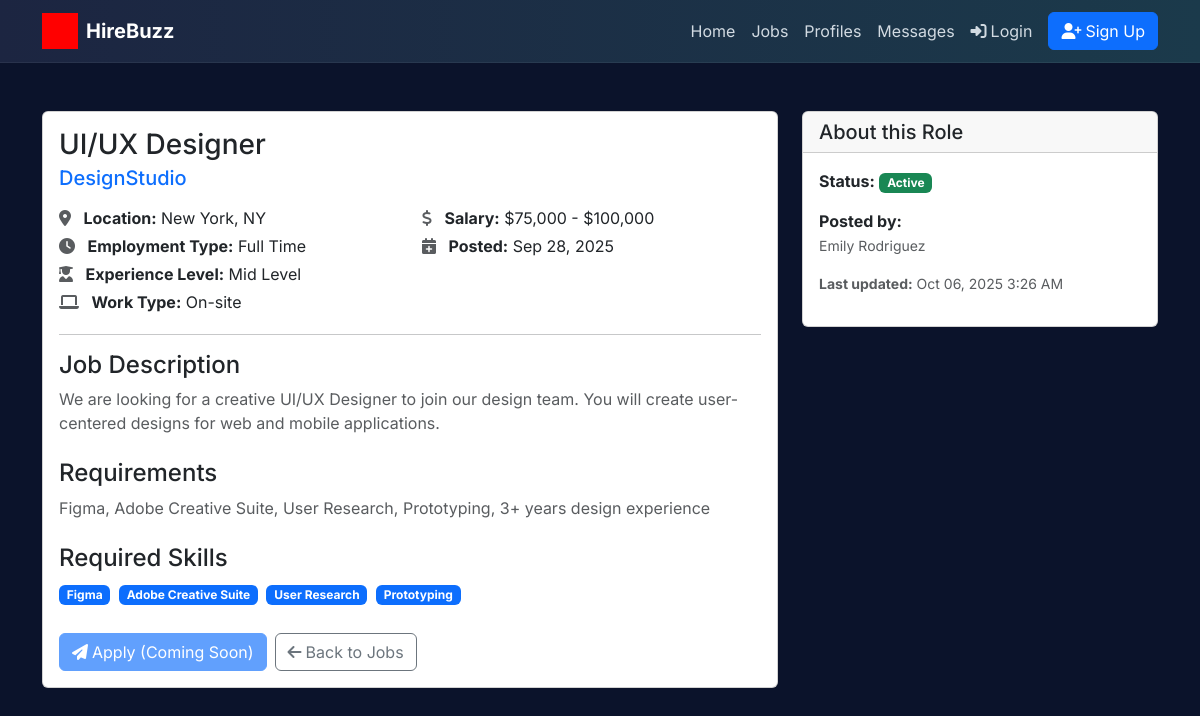
The page /jobs/6/ on the database its author committed.
### jobs/models.py (models this page shows, shortened)
class Job(models.Model):
    EMPLOYMENT_TYPE_CHOICES = [
        ('full_time', 'Full Time'),
        ('part_time', 'Part Time'),
        ('contract', 'Contract'),
        ('internship', 'Internship'),
        ('temporary', 'Temporary'),
    ]
    EXPERIENCE_LEVEL_CHOICES = [
        ('entry', 'Entry Level'),
        ('mid', 'Mid Level'),
        ('senior', 'Senior Level'),
        ('executive', 'Executive'),
    ]
    STATUS_CHOICES = [
        ('active', 'Active'),
        ('paused', 'Paused'),
        ('closed', 'Closed'),
    ]
    WORK_TYPE_CHOICES = [
        ('on_site', 'On-site'),
        ('remote', 'Remote'),
        ('hybrid', 'Hybrid'),
    ]
    title = models.CharField(
        max_length=200,
        help_text="Job title (e.g., 'Senior Software Engineer')"
    )
    company = models.CharField(
        max_length=200,
        help_text="Company name"
    )
    location = models.CharField(
        max_length=100,
        help_text="Job location (e.g., 'Atlanta, GA' or 'Remote')"
    )
    latitude = models.DecimalField(
        max_digits=9,
        decimal_places=6,
        null=True,
        blank=True,
        help_text="Latitude coordinate for mapping"
    )
    longitude = models.DecimalField(
        max_digits=9,
        decimal_places=6,
        null=True,
        blank=True,
        help_text="Longitude coordinate for mapping"
    )
    employment_type = models.CharField(
        max_length=20,
        choices=EMPLOYMENT_TYPE_CHOICES,
        default='full_time'
    )
    experience_level = models.CharField(
        max_length=20,
        choices=EXPERIENCE_LEVEL_CHOICES,
        default='mid'
    )
    work_type = models.CharField(
        max_length=20,
        choices=WORK_TYPE_CHOICES,
        default='on_site',
        help_text="Work arrangement (on-site, remote, or hybrid)"
    )
    skills_required = models.TextField(
        blank=True,
        help_text="Comma-separated list of required skills (e.g., Python, Django, React)"
    )
    visa_sponsorship = models.BooleanField(
        default=False,
        help_text="Does this position offer visa sponsorship?"
    )
    description = models.TextField(
        help_text="Detailed job description including responsibilities and requirements"
    )
    requirements = models.TextField(
        help_text="Required skills, experience, and qualifications"
    )
    benefits = models.TextField(
        blank=True,
        help_text="Benefits and perks offered (optional)"
    )
    salary_min = models.DecimalField(
        max_digits=10,
        decimal_places=2,
        null=True,
        blank=True,
        help_text="Minimum salary (optional)"
    )
    salary_max = models.DecimalField(
        max_digits=10,
        decimal_places=2,
        null=True,
        blank=True,
        help_text="Maximum salary (optional)"
    )
    recruiter = models.ForeignKey(
        User,
        on_delete=models.CASCADE,
        related_name='posted_jobs'
    )
    status = models.CharField(
        max_length=20,
        choices=STATUS_CHOICES,
        default='active'
    )
    application_deadline = models.DateField(
        null=True,
        blank=True,
        help_text="Application deadline (optional)"
    )
    external_url = models.URLField(
        blank=True,
        help_text="External application URL (optional)"
    )
    created_at = models.DateTimeField(auto_now_add=True)
    updated_at = models.DateTimeField(auto_now=True)
    class Meta:
        ordering = ['-created_at']
    def has_salary_range(self):
        return self.salary_min is not None or self.salary_max is not None
    def get_salary_display(self):
        if self.salary_min and self.salary_max:
            return f"${self.salary_min:,.0f} - ${self.salary_max:,.0f}"
        elif self.salary_min:
            return f"${self.salary_min:,.0f}+"
        elif self.salary_max:
            return f"Up to ${self.salary_max:,.0f}"
        return "Salary not specified"
    def get_skills_list(self):
        if self.skills_required:
            return [skill.strip() for skill in self.skills_required.split(',') if skill.strip()]
        return []

### jobs/views.py (the view)
# urls.py: path('<int:pk>/', views.detail, name='detail'),
def detail(request, pk):
    job = get_object_or_404(Job, pk=pk, status='active')
    context = {
        'template_data': {'title': f'{job.title} at {job.company} - HireBuzz'},
        'job': job,
    }
    return render(request, 'jobs/detail.html', context)

### jobs/templates/jobs/detail.html (shortened to what this page needs)
{% extends 'base.html' %}
{% block content %}
<div class="container py-4">
  <div class="row">
    <div class="col-md-8">
      <div class="card">
        <div class="card-body">
          <div class="d-flex justify-content-between align-items-start mb-3">
            <div>
              <h1 class="h3 mb-1">{{ job.title }}</h1>
              <h2 class="h5 text-primary mb-0">{{ job.company }}</h2>
            </div>
          </div>
          <div class="row mb-3">
            <div class="col-md-6">
              <p class="mb-1">
                <i class="fas fa-map-marker-alt text-muted me-2"></i>
                <strong>Location:</strong> {{ job.location }}
              </p>
              <p class="mb-1">
                <i class="fas fa-clock text-muted me-2"></i>
                <strong>Employment Type:</strong> {{ job.get_employment_type_display }}
              </p>
              <p class="mb-1">
                <i class="fas fa-user-graduate text-muted me-2"></i>
                <strong>Experience Level:</strong> {{ job.get_experience_level_display }}
              </p>
              <p class="mb-1">
                <i class="fas fa-laptop text-muted me-2"></i>
                <strong>Work Type:</strong> {{ job.get_work_type_display }}
              </p>
            </div>
            <div class="col-md-6">
              {% if job.has_salary_range %}
                <p class="mb-1">
                  <i class="fas fa-dollar-sign text-muted me-2"></i>
                  <strong>Salary:</strong> {{ job.get_salary_display }}
                </p>
              {% endif %}
              <p class="mb-1">
                <i class="fas fa-calendar-plus text-muted me-2"></i>
                <strong>Posted:</strong> {{ job.created_at|date:"M d, Y" }}
              </p>
            </div>
          </div>
          <hr>
          <div class="mb-4">
            <h4>Job Description</h4>
            <div class="text-muted">
              {{ job.description|linebreaks }}
            </div>
          </div>
          <div class="mb-4">
            <h4>Requirements</h4>
            <div class="text-muted">
              {{ job.requirements|linebreaks }}
            </div>
          </div>
          {% if job.get_skills_list %}
            <div class="mb-4">
              <h4>Required Skills</h4>
              <div class="mb-2">
                {% for skill in job.get_skills_list %}
                  <span class="badge bg-primary me-1 mb-1">{{ skill }}</span>
                {% endfor %}
              </div>
            </div>
          {% endif %}
          <div class="d-flex gap-2 mt-4">
            {% if user.is_authenticated and user != job.recruiter %}
              {% if job.external_url %}
                <a href="{{ job.external_url }}" target="_blank" class="btn btn-outline-primary">
                  <i class="fas fa-external-link-alt me-1"></i>External Apply
                </a>
              {% endif %}
              <button type="button" class="btn btn-primary" data-bs-toggle="modal" data-bs-target="#quickApplyModal">
                <i class="fas fa-paper-plane me-1"></i>Quick Apply
              </button>
            {% elif job.external_url %}
              <a href="{{ job.external_url }}" target="_blank" class="btn btn-primary">
                <i class="fas fa-external-link-alt me-1"></i>Apply Now
              </a>
            {% else %}
              <button class="btn btn-primary" disabled>
                <i class="fas fa-paper-plane me-1"></i>Apply (Coming Soon)
              </button>
            {% endif %}
            <a href="{% url 'jobs:index' %}" class="btn btn-outline-secondary">
              <i class="fas fa-arrow-left me-1"></i>Back to Jobs
            </a>
          </div>
        </div>
      </div>
    </div>
    <div class="col-md-4">
      <div class="card">
        <div class="card-header">
          <h5 class="mb-0">About this Role</h5>
        </div>
        <div class="card-body">
          <div class="mb-3">
            <strong>Status:</strong>
            <span class="badge {% if job.status == 'active' %}bg-success{% elif job.status == 'paused' %}bg-warning{% else %}bg-secondary{% endif %}">
              {{ job.get_status_display }}
            </span>
          </div>
          {% if job.recruiter %}
            <div class="mb-3">
              <strong>Posted by:</strong><br>
              <small class="text-muted">{{ job.recruiter.get_full_name|default:job.recruiter.username }}</small>
            </div>
          {% endif %}
          <div class="text-muted small">
            <p><strong>Last updated:</strong> {{ job.updated_at|date:"M d, Y g:i A" }}</p>
          </div>
        </div>
      </div>
    </div>
  </div>
</div>
{% endblock content %}

### hirebuzz/static/css/style.css (style rules this page uses)
.hb-body { font-family: "Inter", "DM Sans", system-ui, -apple-system, Segoe UI, Roboto, Arial, sans-serif; background: #0b132b; color: #e6edf3; }

### rows shown on the page
Job: title "UI/UX Designer", company "DesignStudio", location "New York, NY", employment_type "Full Time", experience_level "Mid Level", work_type "On-site", salary "$75,000 - $100,000", created_at "Sep 28, 2025", description "We are looking for a creative UI/UX Designer to join our design team. You will create user-centered designs for web and mobile applications.", requirements "Figma, Adobe Creative Suite, User Research, Prototyping, 3+ years design experience", status "Active", recruiter.get_full_name "Emily Rodriguez", updated_at "Oct 06, 2025 3:26 AM"

### other values the page prints
{{ skill }} "Figma" "Adobe Creative Suite" "User Research" "Prototyping"
